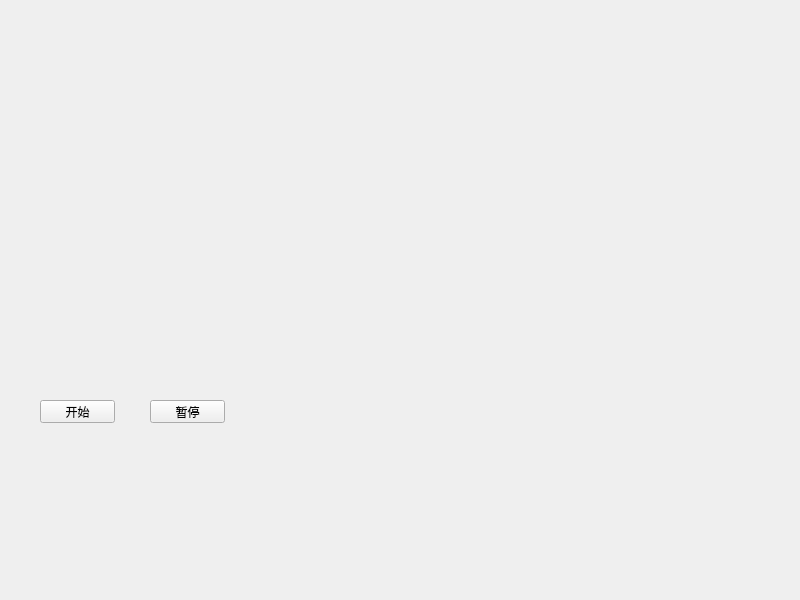
<?xml version="1.0" encoding="UTF-8"?>
<ui version="4.0">
 <class>Widget</class>
 <widget class="QWidget" name="Widget">
  <property name="geometry">
   <rect>
    <x>0</x>
    <y>0</y>
    <width>800</width>
    <height>600</height>
   </rect>
  </property>
  <property name="windowTitle">
   <string>Widget</string>
  </property>
  <widget class="QLabel" name="label">
   <property name="geometry">
    <rect>
     <x>30</x>
     <y>110</y>
     <width>231</width>
     <height>251</height>
    </rect>
   </property>
   <property name="text">
    <string/>
   </property>
   <property name="scaledContents">
    <bool>true</bool>
   </property>
  </widget>
  <widget class="QPushButton" name="startButton">
   <property name="geometry">
    <rect>
     <x>40</x>
     <y>400</y>
     <width>75</width>
     <height>23</height>
    </rect>
   </property>
   <property name="text">
    <string>开始</string>
   </property>
  </widget>
  <widget class="QPushButton" name="pushButton_2">
   <property name="geometry">
    <rect>
     <x>150</x>
     <y>400</y>
     <width>75</width>
     <height>23</height>
    </rect>
   </property>
   <property name="text">
    <string>暂停</string>
   </property>
  </widget>
 </widget>
 <resources/>
 <connections/>
</ui>
